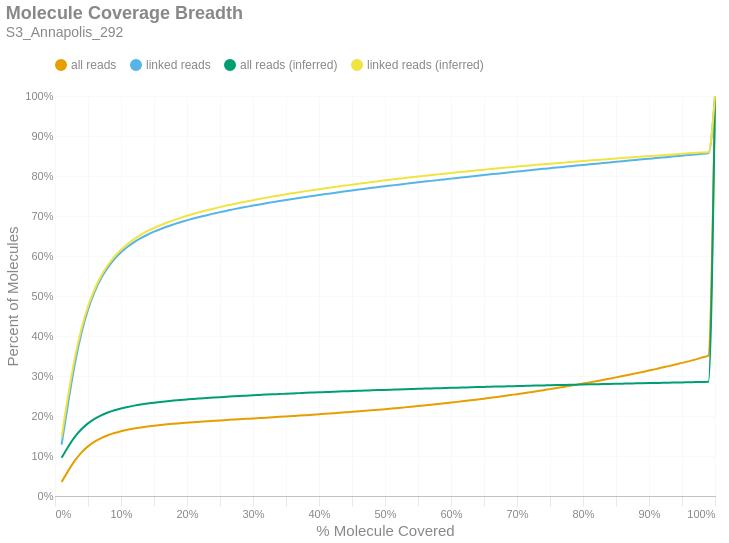

The code cell stored with this chart in its notebook:
### Markdown cell above
### Molecule Read Coverage
This chart shows molecule coverage breadth as computed by the number of bases aligned to that molecule. In other words, "*how much of each unique long molecule is actually sequenced/aligned?*" Keep in mind there is a distinction between sequences and alignments, since some sequences belonging to a particular molecule may not align well and wouldn't appear in the alignment data. This chart also shows molecule coverage breadth as computed by the *inferred fragment* from which the aligned sequences originate. Unlike read coverage, this calculation takes into account the total insert size, including unsequenced gaps between the forward and reverse reads. Like the previous figures, these are cumulative percents.

### Code cell
if SKIPLR:
    print_html(f"Skipped")
else:
    binned_df = consolidated_hist(valids['coverage_bp'], mask, 0.01, True)
    binned_df_inf = consolidated_hist(valids['coverage_inserts'], mask, 0.01, True)
    binned_df = binned_df.with_columns(pl.lit(binned_df_inf['all reads (cumsum)']).alias('all reads (inferred)'))
    binned_df = binned_df.with_columns(pl.lit(binned_df_inf['linked reads (cumsum)']).alias('linked reads (inferred)'))
    binned_df = binned_df.with_columns(
        (pl.col('bin').cast(pl.Float64) + 0.01).alias('right_edge')
    )

    with SafeRender(binned_df):
        (
            density_plot(binned_df, 'Molecule Coverage Breadth', samplename, 'molcov', ['all reads (inferred)','linked reads (inferred)'])
            .encode(
                #x=alt.X('bin:Q', title="% Molecule Covered").axis(format = '%').scale(padding=0),
                x=alt.X('right_edge:Q', title="% Molecule Covered").axis(format='%').scale(padding=0),
                y=alt.Y('value:Q', title='Percent of Molecules')
                    .axis(format='%')
                    .stack(False)
                    .scale(domainMin=0, padding=0),
                color=alt.Color("key:N").scale(domain = ["all reads", "linked reads", "all reads (inferred)", "linked reads (inferred)"]),
                tooltip = [
                    alt.Tooltip("key:N", title = "Data Type"),
                    alt.Tooltip("range_label:N", title="% Molecule Covered"),
                    alt.Tooltip("value:Q", format = ".2%", title="% Molecules")
                ]
            )
        ).display()

### Figure 1 — Vega-Lite specification as saved in the notebook (floating-point values rounded to 4 significant figures)
{"width": "container", "height": 400, "config": {"title": {"anchor": "start", "dy": -15, "fontSize": 18, "color": "#888888", "subtitleColor": "#888888", "subtitleFontSize": 14}, "arc": {"fill": "#0072B2"}, "axis": {"domainColor": "#888888", "domainWidth": 0.5, "gridWidth": 0.2, "grid": false, "titleFontWeight": 400, "titleFontSize": 15, "labelFontSize": 11, "labelColor": "#888888", "tickColor": "#888888", "tickWidth": 0.2, "titleColor": "#888888"}, "axisBand": {"grid": false}, "axisX": {"grid": true, "tickSize": 10, "domainCap": "round"}, "axisY": {"domain": false, "grid": true, "tickSize": 0, "domainCap": "round"}, "background": "transparent", "header": {"labelFontSize": 15, "labelColor": "#888888", "titleFontSize": 15, "titleFontWeight": 600, "titleColor": "#888888"}, "legend": {"labelFont": "sans-serif", "labelFontSize": 12, "labelColor": "#888888", "symbolSize": 100, "symbolType": "circle", "titleFontSize": 12, "titlePadding": 10, "titleColor": "#888888", "title": null, "orient": "top"}, "range": {"category": ["#E69F00", "#56B4E9", "#009E73", "#F0E442", "#0072B2", "#D55E00", "#CC79A7", "#000000"], "diverging": ["#cfe8f3", "#a2d4ec", "#73bfe2", "#46abdb", "#1696d2", "#12719e"]}, "area": {"fill": "#0072B2", "fillOpacity": 0.7, "line": true, "strokeOpacity": 0.7}, "line": {"color": "#0072B2", "stroke": "#0072B2", "strokeWidth": 2}, "trail": {"color": "#0072B2", "stroke": "#0072B2", "strokeWidth": 0, "size": 1}, "point": {"filled": true, "fillOpacity": 1.0, "size": 95}, "text": {"color": "#888888", "fontSize": 11, "align": "right", "fontWeight": 400, "size": 11}, "bar": {"fill": "#0072B2", "stroke": null}, "view": {"stroke": null, "continuousWidth": 660, "continuousHeight": 400}}, "data": {"name": "data-3435500b2d458f545bc21fa4ef9ffe20"}, "mark": {"type": "line", "interpolate": "monotone", "point": {"opacity": 0, "size": 275}}, "encoding": {"color": {"field": "key", "scale": {"domain": ["all reads", "linked reads", "all reads (inferred)", "linked reads (inferred)"]}, "type": "nominal"}, "tooltip": [{"field": "key", "title": "Data Type", "type": "nominal"}, {"field": "range_label", "title": "% Molecule Covered", "type": "nominal"}, {"field": "value", "format": ".2%", "title": "% Molecules", "type": "quantitative"}], "x": {"axis": {"format": "%"}, "field": "right_edge", "scale": {"padding": 0}, "title": "% Molecule Covered", "type": "quantitative"}, "y": {"axis": {"format": "%"}, "field": "value", "scale": {"domainMin": 0, "padding": 0}, "stack": false, "title": "Percent of Molecules", "type": "quantitative"}}, "params": [{"name": "param_c36ac31b6afebe62", "select": {"type": "point", "fields": ["key"]}, "bind": "legend"}], "title": {"text": "Molecule Coverage Breadth", "subtitle": "S3_Annapolis_292"}, "transform": [{"fold": ["all reads (cumsum)", "linked reads (cumsum)", "all reads (inferred)", "linked reads (inferred)"]}, {"calculate": "replace(datum.key, ' (cumsum)', '')", "as": "key"}, {"filter": {"param": "param_c36ac31b6afebe62"}}], "usermeta": {"embedOptions": {"downloadFileName": "S3_Annapolis_292.molcov"}}, "$schema": "https://vega.github.io/schema/vega-lite/v6.1.0.json", "datasets": {"data-3435500b2d458f545bc21fa4ef9ffe20": [{"bin": "0.0", "interval": "0.0-0.01", "all reads": 0.03509, "linked reads": 0.1285, "all reads (cumsum)": 0.03509, "linked reads (cumsum)": 0.1285, "range_label": "0.0-0.01", "all reads (inferred)": 0.09539, "linked reads (inferred)": 0.1463, "right_edge": 0.01}, {"bin": "0.01", "interval": "0.01-0.02", "all reads": 0.02775, "linked reads": 0.105, "all reads (cumsum)": 0.06285, "linked reads (cumsum)": 0.2336, "range_label": "0.01-0.02", "all reads (inferred)": 0.1233, "linked reads (inferred)": 0.2523, "right_edge": 0.02}, {"bin": "0.02", "interval": "0.02-0.03", "all reads": 0.02545, "linked reads": 0.09658, "all reads (cumsum)": 0.0883, "linked reads (cumsum)": 0.3301, "range_label": "0.02-0.03", "all reads (inferred)": 0.1477, "linked reads (inferred)": 0.3448, "right_edge": 0.03}, {"bin": "0.03", "interval": "0.03-0.04", "all reads": 0.02021, "linked reads": 0.07677, "all reads (cumsum)": 0.1085, "linked reads (cumsum)": 0.4069, "range_label": "0.03-0.04", "all reads (inferred)": 0.1668, "linked reads (inferred)": 0.4176, "right_edge": 0.04}, {"bin": "0.04", "interval": "0.04-0.05", "all reads": 0.0155, "linked reads": 0.05886, "all reads (cumsum)": 0.124, "linked reads (cumsum)": 0.4658, "range_label": "0.04-0.05", "all reads (inferred)": 0.1816, "linked reads (inferred)": 0.4738, "right_edge": 0.05}, {"bin": "0.05", "interval": "0.05-0.06", "all reads": 0.01169, "linked reads": 0.04429, "all reads (cumsum)": 0.1357, "linked reads (cumsum)": 0.5101, "range_label": "0.05-0.06", "all reads (inferred)": 0.1929, "linked reads (inferred)": 0.5169, "right_edge": 0.06}, {"bin": "0.06", "interval": "0.06-0.07", "all reads": 0.00914, "linked reads": 0.03465, "all reads (cumsum)": 0.1448, "linked reads (cumsum)": 0.5447, "range_label": "0.06-0.07", "all reads (inferred)": 0.2017, "linked reads (inferred)": 0.5504, "right_edge": 0.07}, {"bin": "0.07", "interval": "0.07-0.08", "all reads": 0.006948, "linked reads": 0.02631, "all reads (cumsum)": 0.1518, "linked reads (cumsum)": 0.571, "range_label": "0.07-0.08", "all reads (inferred)": 0.2087, "linked reads (inferred)": 0.5768, "right_edge": 0.08}, {"bin": "0.08", "interval": "0.08-0.09", "all reads": 0.005592, "linked reads": 0.02117, "all reads (cumsum)": 0.1574, "linked reads (cumsum)": 0.5922, "range_label": "0.08-0.09", "all reads (inferred)": 0.2143, "linked reads (inferred)": 0.5983, "right_edge": 0.09}, {"bin": "0.09", "interval": "0.09-0.1", "all reads": 0.004533, "linked reads": 0.01712, "all reads (cumsum)": 0.1619, "linked reads (cumsum)": 0.6093, "range_label": "0.09-0.1", "all reads (inferred)": 0.2189, "linked reads (inferred)": 0.6157, "right_edge": 0.1}, {"bin": "0.1", "interval": "0.1-0.11", "all reads": 0.003679, "linked reads": 0.01384, "all reads (cumsum)": 0.1656, "linked reads (cumsum)": 0.6232, "range_label": "0.1-0.11", "all reads (inferred)": 0.2227, "linked reads (inferred)": 0.6301, "right_edge": 0.11}, {"bin": "0.11", "interval": "0.11-0.12", "all reads": 0.003113, "linked reads": 0.01171, "all reads (cumsum)": 0.1687, "linked reads (cumsum)": 0.6349, "range_label": "0.11-0.12", "all reads (inferred)": 0.2259, "linked reads (inferred)": 0.6424, "right_edge": 0.12}, {"bin": "0.12", "interval": "0.12-0.13", "all reads": 0.002595, "linked reads": 0.009717, "all reads (cumsum)": 0.1713, "linked reads (cumsum)": 0.6446, "range_label": "0.12-0.13", "all reads (inferred)": 0.2287, "linked reads (inferred)": 0.6528, "right_edge": 0.13}, {"bin": "0.13", "interval": "0.13-0.14", "all reads": 0.002284, "linked reads": 0.008554, "all reads (cumsum)": 0.1736, "linked reads (cumsum)": 0.6531, "range_label": "0.13-0.14", "all reads (inferred)": 0.2311, "linked reads (inferred)": 0.662, "right_edge": 0.14}, {"bin": "0.14", "interval": "0.14-0.15", "all reads": 0.002028, "linked reads": 0.007596, "all reads (cumsum)": 0.1756, "linked reads (cumsum)": 0.6607, "range_label": "0.14-0.15", "all reads (inferred)": 0.2333, "linked reads (inferred)": 0.6701, "right_edge": 0.15}, {"bin": "0.15", "interval": "0.15-0.16", "all reads": 0.001809, "linked reads": 0.006765, "all reads (cumsum)": 0.1774, "linked reads (cumsum)": 0.6675, "range_label": "0.15-0.16", "all reads (inferred)": 0.2352, "linked reads (inferred)": 0.6771, "right_edge": 0.16}, {"bin": "0.16", "interval": "0.16-0.17", "all reads": 0.001663, "linked reads": 0.006141, "all reads (cumsum)": 0.1791, "linked reads (cumsum)": 0.6736, "range_label": "0.16-0.17", "all reads (inferred)": 0.2369, "linked reads (inferred)": 0.6837, "right_edge": 0.17}, {"bin": "0.17", "interval": "0.17-0.18", "all reads": 0.001496, "linked reads": 0.005526, "all reads (cumsum)": 0.1806, "linked reads (cumsum)": 0.6792, "range_label": "0.17-0.18", "all reads (inferred)": 0.2385, "linked reads (inferred)": 0.6898, "right_edge": 0.18}, {"bin": "0.18", "interval": "0.18-0.19", "all reads": 0.001424, "linked reads": 0.00527, "all reads (cumsum)": 0.182, "linked reads (cumsum)": 0.6844, "range_label": "0.18-0.19", "all reads (inferred)": 0.24, "linked reads (inferred)": 0.6954, "right_edge": 0.19}, {"bin": "0.19", "interval": "0.19-0.2", "all reads": 0.00129, "linked reads": 0.004781, "all reads (cumsum)": 0.1833, "linked reads (cumsum)": 0.6892, "range_label": "0.19-0.2", "all reads (inferred)": 0.2414, "linked reads (inferred)": 0.7007, "right_edge": 0.2}, {"bin": "0.2", "interval": "0.2-0.21", "all reads": 0.001278, "linked reads": 0.004667, "all reads (cumsum)": 0.1846, "linked reads (cumsum)": 0.6939, "range_label": "0.2-0.21", "all reads (inferred)": 0.2427, "linked reads (inferred)": 0.7056, "right_edge": 0.21}, {"bin": "0.21", "interval": "0.21-0.22", "all reads": 0.00116, "linked reads": 0.004175, "all reads (cumsum)": 0.1857, "linked reads (cumsum)": 0.6981, "range_label": "0.21-0.22", "all reads (inferred)": 0.2439, "linked reads (inferred)": 0.71, "right_edge": 0.22}, {"bin": "0.22", "interval": "0.22-0.23", "all reads": 0.001104, "linked reads": 0.003985, "all reads (cumsum)": 0.1868, "linked reads (cumsum)": 0.702, "range_label": "0.22-0.23", "all reads (inferred)": 0.245, "linked reads (inferred)": 0.7142, "right_edge": 0.23}, {"bin": "0.23", "interval": "0.23-0.24", "all reads": 0.001075, "linked reads": 0.003838, "all reads (cumsum)": 0.1879, "linked reads (cumsum)": 0.7059, "range_label": "0.23-0.24", "all reads (inferred)": 0.2461, "linked reads (inferred)": 0.7183, "right_edge": 0.24}, {"bin": "0.24", "interval": "0.24-0.25", "all reads": 0.001068, "linked reads": 0.003787, "all reads (cumsum)": 0.189, "linked reads (cumsum)": 0.7097, "range_label": "0.24-0.25", "all reads (inferred)": 0.2472, "linked reads (inferred)": 0.7222, "right_edge": 0.25}, {"bin": "0.25", "interval": "0.25-0.26", "all reads": 0.0009826, "linked reads": 0.003438, "all reads (cumsum)": 0.19, "linked reads (cumsum)": 0.7131, "range_label": "0.25-0.26", "all reads (inferred)": 0.2482, "linked reads (inferred)": 0.726, "right_edge": 0.26}, {"bin": "0.26", "interval": "0.26-0.27", "all reads": 0.0009834, "linked reads": 0.003422, "all reads (cumsum)": 0.1909, "linked reads (cumsum)": 0.7165, "range_label": "0.26-0.27", "all reads (inferred)": 0.2491, "linked reads (inferred)": 0.7296, "right_edge": 0.27}, {"bin": "0.27", "interval": "0.27-0.28", "all reads": 0.0009793, "linked reads": 0.003249, "all reads (cumsum)": 0.1919, "linked reads (cumsum)": 0.7198, "range_label": "0.27-0.28", "all reads (inferred)": 0.2501, "linked reads (inferred)": 0.7331, "right_edge": 0.28}, {"bin": "0.28", "interval": "0.28-0.29", "all reads": 0.0009764, "linked reads": 0.003161, "all reads (cumsum)": 0.1929, "linked reads (cumsum)": 0.7229, "range_label": "0.28-0.29", "all reads (inferred)": 0.2509, "linked reads (inferred)": 0.7363, "right_edge": 0.29}, {"bin": "0.29", "interval": "0.29-0.3", "all reads": 0.0009977, "linked reads": 0.003109, "all reads (cumsum)": 0.1939, "linked reads (cumsum)": 0.726, "range_label": "0.29-0.3", "all reads (inferred)": 0.2518, "linked reads (inferred)": 0.7396, "right_edge": 0.3}, {"bin": "0.3", "interval": "0.3-0.31", "all reads": 0.000983, "linked reads": 0.002947, "all reads (cumsum)": 0.1949, "linked reads (cumsum)": 0.729, "range_label": "0.3-0.31", "all reads (inferred)": 0.2527, "linked reads (inferred)": 0.7427, "right_edge": 0.31}, {"bin": "0.31", "interval": "0.31-0.32", "all reads": 0.0009819, "linked reads": 0.002836, "all reads (cumsum)": 0.1959, "linked reads (cumsum)": 0.7318, "range_label": "0.31-0.32", "all reads (inferred)": 0.2535, "linked reads (inferred)": 0.7458, "right_edge": 0.32}, {"bin": "0.32", "interval": "0.32-0.33", "all reads": 0.001033, "linked reads": 0.002864, "all reads (cumsum)": 0.1969, "linked reads (cumsum)": 0.7347, "range_label": "0.32-0.33", "all reads (inferred)": 0.2543, "linked reads (inferred)": 0.7487, "right_edge": 0.33}, {"bin": "0.33", "interval": "0.33-0.34", "all reads": 0.0009767, "linked reads": 0.002582, "all reads (cumsum)": 0.1979, "linked reads (cumsum)": 0.7373, "range_label": "0.33-0.34", "all reads (inferred)": 0.255, "linked reads (inferred)": 0.7514, "right_edge": 0.34}, {"bin": "0.34", "interval": "0.34-0.35", "all reads": 0.001029, "linked reads": 0.002665, "all reads (cumsum)": 0.1989, "linked reads (cumsum)": 0.7399, "range_label": "0.34-0.35", "all reads (inferred)": 0.2558, "linked reads (inferred)": 0.7543, "right_edge": 0.35}, {"bin": "0.35", "interval": "0.35-0.36", "all reads": 0.001043, "linked reads": 0.002595, "all reads (cumsum)": 0.1999, "linked reads (cumsum)": 0.7425, "range_label": "0.35-0.36", "all reads (inferred)": 0.2565, "linked reads (inferred)": 0.7569, "right_edge": 0.36}, {"bin": "0.36", "interval": "0.36-0.37", "all reads": 0.001049, "linked reads": 0.00253, "all reads (cumsum)": 0.201, "linked reads (cumsum)": 0.7451, "range_label": "0.36-0.37", "all reads (inferred)": 0.2572, "linked reads (inferred)": 0.7595, "right_edge": 0.37}, {"bin": "0.37", "interval": "0.37-0.38", "all reads": 0.001102, "linked reads": 0.0025, "all reads (cumsum)": 0.2021, "linked reads (cumsum)": 0.7476, "range_label": "0.37-0.38", "all reads (inferred)": 0.2579, "linked reads (inferred)": 0.7622, "right_edge": 0.38}, {"bin": "0.38", "interval": "0.38-0.39", "all reads": 0.001122, "linked reads": 0.002414, "all reads (cumsum)": 0.2032, "linked reads (cumsum)": 0.75, "range_label": "0.38-0.39", "all reads (inferred)": 0.2586, "linked reads (inferred)": 0.7647, "right_edge": 0.39}, {"bin": "0.39", "interval": "0.39-0.4", "all reads": 0.001118, "linked reads": 0.002409, "all reads (cumsum)": 0.2043, "linked reads (cumsum)": 0.7524, "range_label": "0.39-0.4", "all reads (inferred)": 0.2592, "linked reads (inferred)": 0.7671, "right_edge": 0.4}, {"bin": "0.4", "interval": "0.4-0.41", "all reads": 0.001117, "linked reads": 0.002335, "all reads (cumsum)": 0.2055, "linked reads (cumsum)": 0.7547, "range_label": "0.4-0.41", "all reads (inferred)": 0.2599, "linked reads (inferred)": 0.7694, "right_edge": 0.41}, {"bin": "0.41", "interval": "0.41-0.42", "all reads": 0.001214, "linked reads": 0.002396, "all reads (cumsum)": 0.2067, "linked reads (cumsum)": 0.7571, "range_label": "0.41-0.42", "all reads (inferred)": 0.2605, "linked reads (inferred)": 0.7717, "right_edge": 0.42}, {"bin": "0.42", "interval": "0.42-0.43", "all reads": 0.001205, "linked reads": 0.002324, "all reads (cumsum)": 0.2079, "linked reads (cumsum)": 0.7594, "range_label": "0.42-0.43", "all reads (inferred)": 0.2611, "linked reads (inferred)": 0.774, "right_edge": 0.43}, {"bin": "0.43", "interval": "0.43-0.44", "all reads": 0.001227, "linked reads": 0.002285, "all reads (cumsum)": 0.2091, "linked reads (cumsum)": 0.7617, "range_label": "0.43-0.44", "all reads (inferred)": 0.2617, "linked reads (inferred)": 0.7762, "right_edge": 0.44}, {"bin": "0.44", "interval": "0.44-0.45", "all reads": 0.001246, "linked reads": 0.002209, "all reads (cumsum)": 0.2103, "linked reads (cumsum)": 0.7639, "range_label": "0.44-0.45", "all reads (inferred)": 0.2623, "linked reads (inferred)": 0.7784, "right_edge": 0.45}, {"bin": "0.45", "interval": "0.45-0.46", "all reads": 0.001326, "linked reads": 0.002164, "all reads (cumsum)": 0.2117, "linked reads (cumsum)": 0.7661, "range_label": "0.45-0.46", "all reads (inferred)": 0.2629, "linked reads (inferred)": 0.7806, "right_edge": 0.46}, {"bin": "0.46", "interval": "0.46-0.47", "all reads": 0.001335, "linked reads": 0.00219, "all reads (cumsum)": 0.213, "linked reads (cumsum)": 0.7683, "range_label": "0.46-0.47", "all reads (inferred)": 0.2635, "linked reads (inferred)": 0.7827, "right_edge": 0.47}, {"bin": "0.47", "interval": "0.47-0.48", "all reads": 0.00137, "linked reads": 0.002109, "all reads (cumsum)": 0.2144, "linked reads (cumsum)": 0.7704, "range_label": "0.47-0.48", "all reads (inferred)": 0.2641, "linked reads (inferred)": 0.7848, "right_edge": 0.48}, {"bin": "0.48", "interval": "0.48-0.49", "all reads": 0.001319, "linked reads": 0.001945, "all reads (cumsum)": 0.2157, "linked reads (cumsum)": 0.7723, "range_label": "0.48-0.49", "all reads (inferred)": 0.2647, "linked reads (inferred)": 0.787, "right_edge": 0.49}, {"bin": "0.49", "interval": "0.49-0.5", "all reads": 0.001439, "linked reads": 0.002011, "all reads (cumsum)": 0.2171, "linked reads (cumsum)": 0.7744, "range_label": "0.49-0.5", "all reads (inferred)": 0.2653, "linked reads (inferred)": 0.7891, "right_edge": 0.5}, {"bin": "0.5", "interval": "0.5-0.51", "all reads": 0.001397, "linked reads": 0.00199, "all reads (cumsum)": 0.2185, "linked reads (cumsum)": 0.7763, "range_label": "0.5-0.51", "all reads (inferred)": 0.2658, "linked reads (inferred)": 0.7911, "right_edge": 0.51}, {"bin": "0.51", "interval": "0.51-0.52", "all reads": 0.001544, "linked reads": 0.002013, "all reads (cumsum)": 0.2201, "linked reads (cumsum)": 0.7784, "range_label": "0.51-0.52", "all reads (inferred)": 0.2664, "linked reads (inferred)": 0.7931, "right_edge": 0.52}, {"bin": "0.52", "interval": "0.52-0.53", "all reads": 0.001489, "linked reads": 0.001946, "all reads (cumsum)": 0.2216, "linked reads (cumsum)": 0.7803, "range_label": "0.52-0.53", "all reads (inferred)": 0.2669, "linked reads (inferred)": 0.795, "right_edge": 0.53}, {"bin": "0.53", "interval": "0.53-0.54", "all reads": 0.001567, "linked reads": 0.001921, "all reads (cumsum)": 0.2231, "linked reads (cumsum)": 0.7822, "range_label": "0.53-0.54", "all reads (inferred)": 0.2674, "linked reads (inferred)": 0.7969, "right_edge": 0.54}, {"bin": "0.54", "interval": "0.54-0.55", "all reads": 0.001599, "linked reads": 0.00197, "all reads (cumsum)": 0.2247, "linked reads (cumsum)": 0.7842, "range_label": "0.54-0.55", "all reads (inferred)": 0.2679, "linked reads (inferred)": 0.7987, "right_edge": 0.55}, {"bin": "0.55", "interval": "0.55-0.56", "all reads": 0.001652, "linked reads": 0.001811, "all reads (cumsum)": 0.2264, "linked reads (cumsum)": 0.786, "range_label": "0.55-0.56", "all reads (inferred)": 0.2684, "linked reads (inferred)": 0.8005, "right_edge": 0.56}, {"bin": "0.56", "interval": "0.56-0.57", "all reads": 0.001671, "linked reads": 0.001798, "all reads (cumsum)": 0.2281, "linked reads (cumsum)": 0.7878, "range_label": "0.56-0.57", "all reads (inferred)": 0.2689, "linked reads (inferred)": 0.8023, "right_edge": 0.57}, {"bin": "0.57", "interval": "0.57-0.58", "all reads": 0.001748, "linked reads": 0.001882, "all reads (cumsum)": 0.2298, "linked reads (cumsum)": 0.7897, "range_label": "0.57-0.58", "all reads (inferred)": 0.2694, "linked reads (inferred)": 0.8041, "right_edge": 0.58}, {"bin": "0.58", "interval": "0.58-0.59", "all reads": 0.001788, "linked reads": 0.001842, "all reads (cumsum)": 0.2316, "linked reads (cumsum)": 0.7915, "range_label": "0.58-0.59", "all reads (inferred)": 0.2699, "linked reads (inferred)": 0.8058, "right_edge": 0.59}, {"bin": "0.59", "interval": "0.59-0.6", "all reads": 0.001887, "linked reads": 0.001922, "all reads (cumsum)": 0.2335, "linked reads (cumsum)": 0.7935, "range_label": "0.59-0.6", "all reads (inferred)": 0.2704, "linked reads (inferred)": 0.8076, "right_edge": 0.6}, {"bin": "0.6", "interval": "0.6-0.61", "all reads": 0.001822, "linked reads": 0.001824, "all reads (cumsum)": 0.2353, "linked reads (cumsum)": 0.7953, "range_label": "0.6-0.61", "all reads (inferred)": 0.2709, "linked reads (inferred)": 0.8092, "right_edge": 0.61}, {"bin": "0.61", "interval": "0.61-0.62", "all reads": 0.001973, "linked reads": 0.001862, "all reads (cumsum)": 0.2373, "linked reads (cumsum)": 0.7971, "range_label": "0.61-0.62", "all reads (inferred)": 0.2714, "linked reads (inferred)": 0.8109, "right_edge": 0.62}, {"bin": "0.62", "interval": "0.62-0.63", "all reads": 0.001976, "linked reads": 0.001817, "all reads (cumsum)": 0.2393, "linked reads (cumsum)": 0.799, "range_label": "0.62-0.63", "all reads (inferred)": 0.2718, "linked reads (inferred)": 0.8126, "right_edge": 0.63}, {"bin": "0.63", "interval": "0.63-0.64", "all reads": 0.002062, "linked reads": 0.001746, "all reads (cumsum)": 0.2413, "linked reads (cumsum)": 0.8007, "range_label": "0.63-0.64", "all reads (inferred)": 0.2723, "linked reads (inferred)": 0.8143, "right_edge": 0.64}, {"bin": "0.64", "interval": "0.64-0.65", "all reads": 0.002092, "linked reads": 0.001751, "all reads (cumsum)": 0.2434, "linked reads (cumsum)": 0.8025, "range_label": "0.64-0.65", "all reads (inferred)": 0.2727, "linked reads (inferred)": 0.8159, "right_edge": 0.65}, {"bin": "0.65", "interval": "0.65-0.66", "all reads": 0.00215, "linked reads": 0.001705, "all reads (cumsum)": 0.2456, "linked reads (cumsum)": 0.8042, "range_label": "0.65-0.66", "all reads (inferred)": 0.2732, "linked reads (inferred)": 0.8175, "right_edge": 0.66}, {"bin": "0.66", "interval": "0.66-0.67", "all reads": 0.002152, "linked reads": 0.001703, "all reads (cumsum)": 0.2477, "linked reads (cumsum)": 0.8059, "range_label": "0.66-0.67", "all reads (inferred)": 0.2736, "linked reads (inferred)": 0.819, "right_edge": 0.67}, {"bin": "0.67", "interval": "0.67-0.68", "all reads": 0.002215, "linked reads": 0.001731, "all reads (cumsum)": 0.2499, "linked reads (cumsum)": 0.8076, "range_label": "0.67-0.68", "all reads (inferred)": 0.274, "linked reads (inferred)": 0.8205, "right_edge": 0.68}, {"bin": "0.68", "interval": "0.68-0.69", "all reads": 0.002296, "linked reads": 0.001755, "all reads (cumsum)": 0.2522, "linked reads (cumsum)": 0.8093, "range_label": "0.68-0.69", "all reads (inferred)": 0.2744, "linked reads (inferred)": 0.822, "right_edge": 0.69}, {"bin": "0.69", "interval": "0.69-0.7", "all reads": 0.002415, "linked reads": 0.00176, "all reads (cumsum)": 0.2546, "linked reads (cumsum)": 0.8111, "range_label": "0.69-0.7", "all reads (inferred)": 0.2749, "linked reads (inferred)": 0.8235, "right_edge": 0.7}, {"bin": "0.7", "interval": "0.7-0.71", "all reads": 0.002301, "linked reads": 0.00165, "all reads (cumsum)": 0.2569, "linked reads (cumsum)": 0.8128, "range_label": "0.7-0.71", "all reads (inferred)": 0.2753, "linked reads (inferred)": 0.825, "right_edge": 0.71}, {"bin": "0.71", "interval": "0.71-0.72", "all reads": 0.002493, "linked reads": 0.001749, "all reads (cumsum)": 0.2594, "linked reads (cumsum)": 0.8145, "range_label": "0.71-0.72", "all reads (inferred)": 0.2757, "linked reads (inferred)": 0.8265, "right_edge": 0.72}, {"bin": "0.72", "interval": "0.72-0.73", "all reads": 0.002494, "linked reads": 0.001638, "all reads (cumsum)": 0.2619, "linked reads (cumsum)": 0.8161, "range_label": "0.72-0.73", "all reads (inferred)": 0.2761, "linked reads (inferred)": 0.8278, "right_edge": 0.73}, {"bin": "0.73", "interval": "0.73-0.74", "all reads": 0.002557, "linked reads": 0.001708, "all reads (cumsum)": 0.2645, "linked reads (cumsum)": 0.8179, "range_label": "0.73-0.74", "all reads (inferred)": 0.2765, "linked reads (inferred)": 0.8292, "right_edge": 0.74}, {"bin": "0.74", "interval": "0.74-0.75", "all reads": 0.002725, "linked reads": 0.001705, "all reads (cumsum)": 0.2672, "linked reads (cumsum)": 0.8196, "range_label": "0.74-0.75", "all reads (inferred)": 0.2769, "linked reads (inferred)": 0.8307, "right_edge": 0.75}, {"bin": "0.75", "interval": "0.75-0.76", "all reads": 0.002639, "linked reads": 0.001546, "all reads (cumsum)": 0.2698, "linked reads (cumsum)": 0.8211, "range_label": "0.75-0.76", "all reads (inferred)": 0.2773, "linked reads (inferred)": 0.8321, "right_edge": 0.76}, {"bin": "0.76", "interval": "0.76-0.77", "all reads": 0.002685, "linked reads": 0.001645, "all reads (cumsum)": 0.2725, "linked reads (cumsum)": 0.8227, "range_label": "0.76-0.77", "all reads (inferred)": 0.2777, "linked reads (inferred)": 0.8334, "right_edge": 0.77}, {"bin": "0.77", "interval": "0.77-0.78", "all reads": 0.002771, "linked reads": 0.001598, "all reads (cumsum)": 0.2753, "linked reads (cumsum)": 0.8243, "range_label": "0.77-0.78", "all reads (inferred)": 0.278, "linked reads (inferred)": 0.8347, "right_edge": 0.78}, {"bin": "0.78", "interval": "0.78-0.79", "all reads": 0.002874, "linked reads": 0.001662, "all reads (cumsum)": 0.2782, "linked reads (cumsum)": 0.826, "range_label": "0.78-0.79", "all reads (inferred)": 0.2784, "linked reads (inferred)": 0.8362, "right_edge": 0.79}, {"bin": "0.79", "interval": "0.79-0.8", "all reads": 0.003041, "linked reads": 0.001573, "all reads (cumsum)": 0.2812, "linked reads (cumsum)": 0.8276, "range_label": "0.79-0.8", "all reads (inferred)": 0.2788, "linked reads (inferred)": 0.8375, "right_edge": 0.8}, {"bin": "0.8", "interval": "0.8-0.81", "all reads": 0.002853, "linked reads": 0.001528, "all reads (cumsum)": 0.2841, "linked reads (cumsum)": 0.8291, "range_label": "0.8-0.81", "all reads (inferred)": 0.2792, "linked reads (inferred)": 0.8387, "right_edge": 0.81}, {"bin": "0.81", "interval": "0.81-0.82", "all reads": 0.002996, "linked reads": 0.001648, "all reads (cumsum)": 0.2871, "linked reads (cumsum)": 0.8308, "range_label": "0.81-0.82", "all reads (inferred)": 0.2795, "linked reads (inferred)": 0.84, "right_edge": 0.82}, {"bin": "0.82", "interval": "0.82-0.83", "all reads": 0.003087, "linked reads": 0.001507, "all reads (cumsum)": 0.2901, "linked reads (cumsum)": 0.8323, "range_label": "0.82-0.83", "all reads (inferred)": 0.2799, "linked reads (inferred)": 0.8412, "right_edge": 0.83}, {"bin": "0.83", "interval": "0.83-0.84", "all reads": 0.003212, "linked reads": 0.001619, "all reads (cumsum)": 0.2934, "linked reads (cumsum)": 0.8339, "range_label": "0.83-0.84", "all reads (inferred)": 0.2802, "linked reads (inferred)": 0.8425, "right_edge": 0.84}, {"bin": "0.84", "interval": "0.84-0.85", "all reads": 0.003216, "linked reads": 0.001564, "all reads (cumsum)": 0.2966, "linked reads (cumsum)": 0.8354, "range_label": "0.84-0.85", "all reads (inferred)": 0.2806, "linked reads (inferred)": 0.8437, "right_edge": 0.85}, {"bin": "0.85", "interval": "0.85-0.86", "all reads": 0.003224, "linked reads": 0.001514, "all reads (cumsum)": 0.2998, "linked reads (cumsum)": 0.837, "range_label": "0.85-0.86", "all reads (inferred)": 0.2809, "linked reads (inferred)": 0.845, "right_edge": 0.86}, {"bin": "0.86", "interval": "0.86-0.87", "all reads": 0.003324, "linked reads": 0.001566, "all reads (cumsum)": 0.3031, "linked reads (cumsum)": 0.8385, "range_label": "0.86-0.87", "all reads (inferred)": 0.2813, "linked reads (inferred)": 0.8462, "right_edge": 0.87}, {"bin": "0.87", "interval": "0.87-0.88", "all reads": 0.003411, "linked reads": 0.001608, "all reads (cumsum)": 0.3065, "linked reads (cumsum)": 0.8401, "range_label": "0.87-0.88", "all reads (inferred)": 0.2816, "linked reads (inferred)": 0.8474, "right_edge": 0.88}, {"bin": "0.88", "interval": "0.88-0.89", "all reads": 0.003441, "linked reads": 0.001521, "all reads (cumsum)": 0.31, "linked reads (cumsum)": 0.8417, "range_label": "0.88-0.89", "all reads (inferred)": 0.2819, "linked reads (inferred)": 0.8485, "right_edge": 0.89}, {"bin": "0.89", "interval": "0.89-0.9", "all reads": 0.003671, "linked reads": 0.001567, "all reads (cumsum)": 0.3136, "linked reads (cumsum)": 0.8432, "range_label": "0.89-0.9", "all reads (inferred)": 0.2823, "linked reads (inferred)": 0.8496, "right_edge": 0.9}, {"bin": "0.9", "interval": "0.9-0.91", "all reads": 0.003495, "linked reads": 0.001494, "all reads (cumsum)": 0.3171, "linked reads (cumsum)": 0.8447, "range_label": "0.9-0.91", "all reads (inferred)": 0.2826, "linked reads (inferred)": 0.8507, "right_edge": 0.91}, {"bin": "0.91", "interval": "0.91-0.92", "all reads": 0.003955, "linked reads": 0.001541, "all reads (cumsum)": 0.3211, "linked reads (cumsum)": 0.8463, "range_label": "0.91-0.92", "all reads (inferred)": 0.2829, "linked reads (inferred)": 0.852, "right_edge": 0.92}, {"bin": "0.92", "interval": "0.92-0.93", "all reads": 0.003609, "linked reads": 0.001511, "all reads (cumsum)": 0.3247, "linked reads (cumsum)": 0.8478, "range_label": "0.92-0.93", "all reads (inferred)": 0.2833, "linked reads (inferred)": 0.8532, "right_edge": 0.93}, {"bin": "0.93", "interval": "0.93-0.94", "all reads": 0.003885, "linked reads": 0.001532, "all reads (cumsum)": 0.3286, "linked reads (cumsum)": 0.8493, "range_label": "0.93-0.94", "all reads (inferred)": 0.2836, "linked reads (inferred)": 0.8543, "right_edge": 0.94}, {"bin": "0.94", "interval": "0.94-0.95", "all reads": 0.004245, "linked reads": 0.0015, "all reads (cumsum)": 0.3328, "linked reads (cumsum)": 0.8508, "range_label": "0.94-0.95", "all reads (inferred)": 0.284, "linked reads (inferred)": 0.8554, "right_edge": 0.95}, {"bin": "0.95", "interval": "0.95-0.96", "all reads": 0.003785, "linked reads": 0.001584, "all reads (cumsum)": 0.3366, "linked reads (cumsum)": 0.8524, "range_label": "0.95-0.96", "all reads (inferred)": 0.2844, "linked reads (inferred)": 0.8566, "right_edge": 0.96}, {"bin": "0.96", "interval": "0.96-0.97", "all reads": 0.004348, "linked reads": 0.001508, "all reads (cumsum)": 0.341, "linked reads (cumsum)": 0.8539, "range_label": "0.96-0.97", "all reads (inferred)": 0.2847, "linked reads (inferred)": 0.8577, "right_edge": 0.97}, {"bin": "0.97", "interval": "0.97-0.98", "all reads": 0.005026, "linked reads": 0.001471, "all reads (cumsum)": 0.346, "linked reads (cumsum)": 0.8554, "range_label": "0.97-0.98", "all reads (inferred)": 0.2851, "linked reads (inferred)": 0.8588, "right_edge": 0.98}, {"bin": "0.98", "interval": "0.98-0.99", "all reads": 0.004895, "linked reads": 0.00157, "all reads (cumsum)": 0.3509, "linked reads (cumsum)": 0.8569, "range_label": "0.98-0.99", "all reads (inferred)": 0.2855, "linked reads (inferred)": 0.8594, "right_edge": 0.99}, {"bin": "0.99", "interval": "0.99-1.0", "all reads": 0.6491, "linked reads": 0.1431, "all reads (cumsum)": 1.0, "linked reads (cumsum)": 1.0, "range_label": "0.99-1.0", "all reads (inferred)": 1.0, "linked reads (inferred)": 1.0, "right_edge": 1.0}]}}
